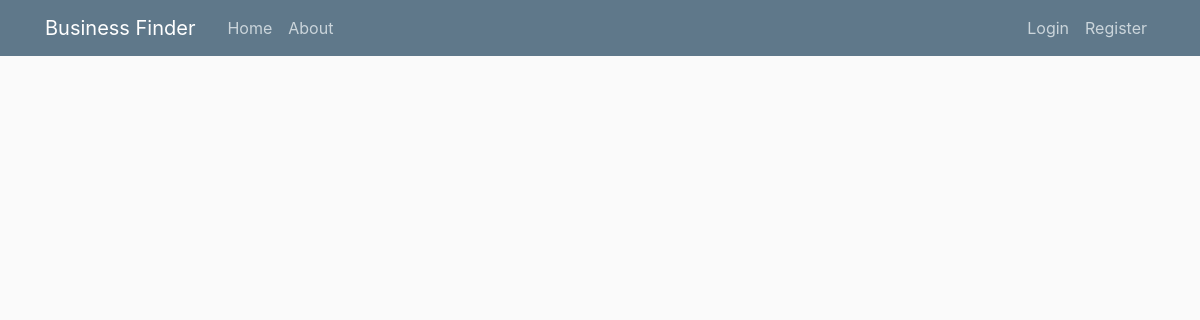
The page /index on the database as committed earlier.
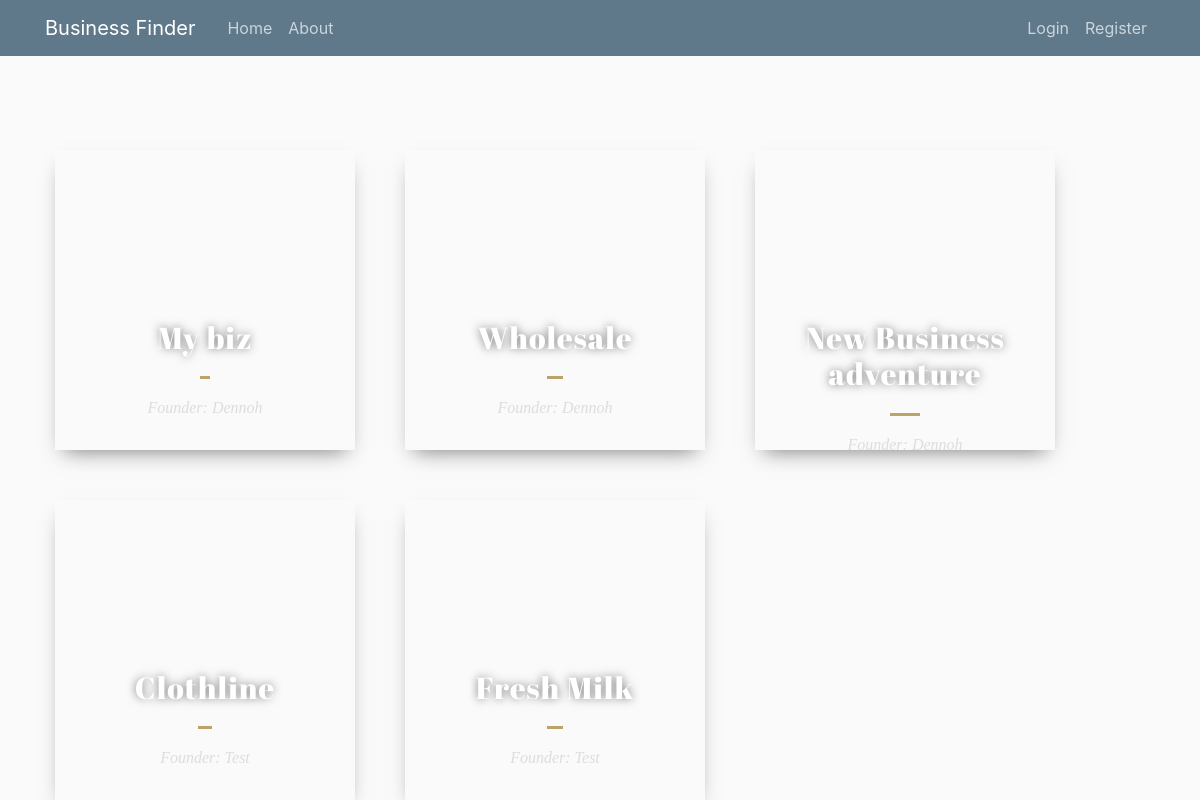
The same page on the database as committed later.
### app/model.py (models this page shows, shortened)
class Business(db.Model):
    id = db.Column(db.Integer, primary_key=True)
    name = db.Column(db.String(100), nullable=False)
    description = db.Column(db.String(500), nullable=False)
    date_added = db.Column(db.DateTime, nullable=False, default=datetime.utcnow)
    user_id = db.Column(db.Integer, db.ForeignKey('user.id'), nullable=False)
    categories = db.relationship('Category', backref='business', lazy=True)
    locations = db.relationship('Location', backref='business', lazy=True)
    reviews = db.relationship('Review', backref='business', lazy=True)

class User(db.Model, UserMixin):
    id = db.Column(db.Integer, primary_key=True)
    username = db.Column(db.String(20), unique=True, nullable=False)
    email = db.Column(db.String(120), unique=True, nullable=False)
    image_file = db.Column(db.String(20), default='default.png', nullable=False)
    password = db.Column(db.String(64), nullable=False)
    businesses = db.relationship('Business', backref='owner', lazy=True)

### app/views.py (the view)
@app.route("/")
@app.route("/index")
def index():
    app = {
        "title":"Business Finder",
        "heading": "Home"
    }
    data = Business.query.all()
    return render_template("index.html", app=app, data=data)

### app/templates/index.html (shortened to what this page needs)
{% extends "layout.html" %}
{% block content %}
    <div class="grid-container">
            {% for post in data %}
                <div class="grid-item">
                    <div class="blog-card spring-fever">
                        <div class="title-content">
                            <h3><a href="#">{{post.name}}</a></h3>
                            <div class="intro"> Founder: {{post.owner.username}} </div>
                        </div>
                    </div>
                </div>
            {% endfor %}
    </div>
{% endblock content %}

### app/templates/layout.html (shortened to what this page needs)
<!DOCTYPE html>
<html lang="en">
<head>
	<link rel="stylesheet" href="https://maxcdn.bootstrapcdn.com/bootstrap/4.1.3/css/bootstrap.min.css">
    <link rel="stylesheet" type="text/css" href="http://code.jquery.com/ui/1.9.1/themes/sunny/jquery-ui.css">
    <link rel="stylesheet" href="https://cdnjs.cloudflare.com/ajax/libs/normalize/5.0.0/normalize.min.css">
    <link rel="stylesheet" href="{{ url_for('static', filename='default.css')}}">
</head>
<body>
    <header class="site-header">
        <nav class="navbar navbar-expand-md navbar-dark bg-steel fixed-top">
            <div class="container">
            <a class="navbar-brand mr-4" href="{{ url_for('index') }}">Business Finder</a>
            <div class="collapse navbar-collapse" id="navbarToggle">
                <div class="navbar-nav mr-auto">
                <a class="nav-item nav-link" href="{{ url_for('index') }}">Home</a>
                <a class="nav-item nav-link" href="#">About</a>
                </div>
                <div class="navbar-nav">
                    {% if current_user.is_authenticated %}
                        <a class="nav-item nav-link" href="{{ url_for('newBiz') }}">Create Business</a>
                        <a class="nav-item nav-link" href="{{ url_for('account') }}">Account</a>
                        <a class="nav-item nav-link" href="{{ url_for('signout') }}">Log out</a>
                    {% else %}
                        <a class="nav-item nav-link" href="{{ url_for('signin') }}">Login</a>
                        <a class="nav-item nav-link" href="{{ url_for('signup') }}">Register</a>
                    {% endif %}
                </div>
            </div>
            </div>
        </nav>
    </header>
    <main role="main" class="container">
        <div class="row">
            <div class="col-md-8">
            {% block content %}{% endblock %}
            </div>
        </div>
    </main>
</body>
</html>

### app/static/default.css (style rules this page uses)
body { background: #fafafa; color: #333333; margin-top: 5rem; }
h1, h2, h3, h4, h5, h6 { color: #444444; }
.bg-steel { background-color: #5f788a; }
.site-header .navbar-nav .nav-link { color: #cbd5db; }
.grid-container { display: grid; grid-template-columns: auto auto auto; padding: 10px; grid-gap: 50px 50px; grid-template-columns: auto auto auto; }
.blog-card { width:300px; height: 300px; font-family: 'Droid Serif', serif; color:#fff; top: 20%; top: 20%; right: 0; left: 0; margin: 0 auto; position: relative; overflow: hidden; border-radius: 0px; box-shadow: 0px 10px 20px -9px rgba(0, 0, 0, 0.5); text-align: center; transition:all 0.4s; background: url(https://s3-us-west-2.amazonaws.com/s.cdpn.io/1765/bg-blog-card.jpg) center no-repeat; background-size: 100%; }
.blog-card a { color:#fff; text-decoration:none; transition:all 0.2s }
.title-content { text-align: center; margin: 170px 0 0 0; z-index: 20; width: 100%; top: 0; left: 0; transition:all 0.6s }
.blog-card h3 { font-size: 1.9em; font-weight: 400; letter-spacing: 1px; font-family: 'Abril Fatface', serif; margin-bottom: 0; display:inline-block; }
.blog-card h3 a { text-shadow: 0px 0px 10px rgba(0, 0, 0, 0.5); transition:all 0.2s }
h3:after { content: " "; display: block; width: 10%; height: 3px; margin: 20px auto; border: 0; background: #BDA26B; }
.intro { width: 170px; margin: 0 auto; color: #ddd; font-style: italic; line-height: 18px; }

Rows that differ between the two databases and show on the page:
added Business: name "My biz", owner.username "Dennoh"
added Business: name "Wholesale", owner.username "Dennoh"
added Business: name "New Business adventure", owner.username "Dennoh"
added Business: name "Clothline", owner.username "Test"
added Business: name "Fresh Milk", owner.username "Test"
